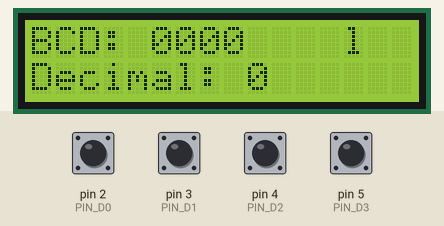
Simulated run of this sketch. Board: Arduino Uno, built with avr-gcc and run on an emulated ATmega328P. Parts: 16×2 character LCD. Inputs (shaded band) come from the test bench; at power-on: pin 2 (PIN_D0), pin 3 (PIN_D1), pin 4 (PIN_D2), pin 5 (PIN_D3) HIGH. What the sketch prints to the serial monitor is not drawn.

Above: at 3.3 s.
3.4 s: pin 2 (PIN_D0) pulled LOW for 0.15 s
At 3.62 s:
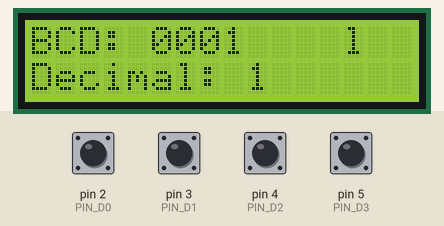
5.1 s: pin 3 (PIN_D1) pulled LOW for 0.15 s
At 5.28 s:
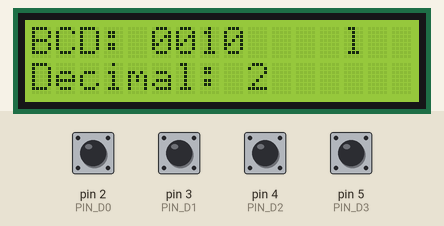
6.8 s: pin 4 (PIN_D2) pulled LOW for 0.15 s
At 6.95 s:
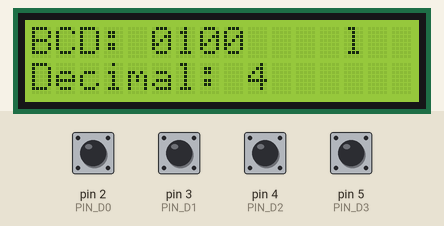
8.5 s: pin 5 (PIN_D3) pulled LOW for 0.15 s
At 8.62 s:
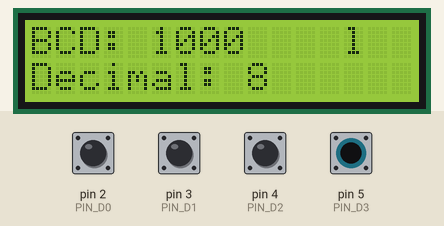
10.1 s: pin 3 (PIN_D1) driven LOW and pin 5 (PIN_D3) driven LOW
At 10.9 s:
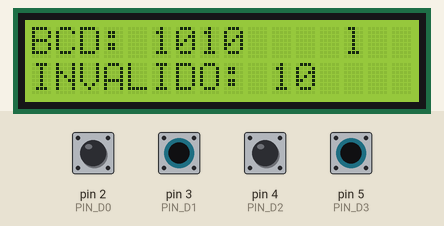
11.7 s: pin 2 (PIN_D0) pulled LOW for 1 s
At 12.4 s:
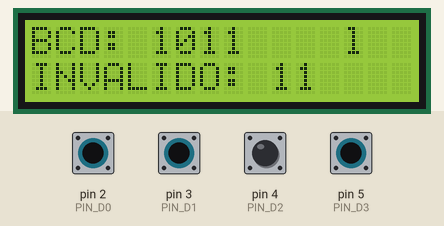
Timing chart, 0 to 14.7 s (numbered marks = the images above; inputs shaded):
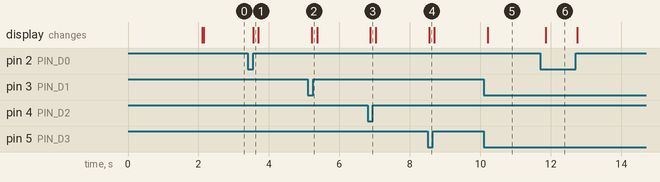

Measured:
- after the input at 3.4 s, the display: changes after 0.15 s (image 1)
- after the input at 5.1 s, the display: changes after 0.11 s (image 2)
- after the input at 6.8 s, the display: changes after 0.08 s (image 3)
- after the input at 8.5 s, the display: changes after 0.05 s (image 4)
- after the input at 10.1 s, the display: changes after 0.11 s (image 5)
- after the input at 11.7 s, the display: changes after 0.15 s (image 6)

The sketch:

bcdisplay.ino
```cpp
#include <Wire.h>
#include <LiquidCrystal_I2C.h>

LiquidCrystal_I2C lcd(0x27, 16, 2);

const int PIN_D0 = 2;
const int PIN_D1 = 3;
const int PIN_D2 = 4;
const int PIN_D3 = 5;

int ultimoBCD = -1;

int leerPinConDebounce(int pin, int lecturas = 3) {
  int suma = 0;
  for (int i = 0; i < lecturas; i++) {
    suma += digitalRead(pin);
    delay(2);
  }
  return (suma >= lecturas / 2) ? HIGH : LOW;
}

void setup() {
  pinMode(PIN_D0, INPUT_PULLUP);
  pinMode(PIN_D1, INPUT_PULLUP);
  pinMode(PIN_D2, INPUT_PULLUP);
  pinMode(PIN_D3, INPUT_PULLUP);

  lcd.init();
  lcd.backlight();

  lcd.setCursor(0, 0);
  lcd.print("BCD -> Decimal");
  lcd.setCursor(0, 1);
  lcd.print("Esperando...");

  delay(2000);

  lcd.setCursor(0, 1);
  lcd.print("                ");
  lcd.setCursor(0, 1);

  Serial.begin(9600);
}

void loop() {
  int bit0 = !leerPinConDebounce(PIN_D0);
  int bit1 = !leerPinConDebounce(PIN_D1);
  int bit2 = !leerPinConDebounce(PIN_D2);
  int bit3 = !leerPinConDebounce(PIN_D3);

  int codigoBCD = (bit3 << 3) | (bit2 << 2) | (bit1 << 1) | bit0;
  int valorDecimal = (bit3 * 8) + (bit2 * 4) + (bit1 * 2) + (bit0 * 1);

  if (codigoBCD != ultimoBCD) {

    lcd.setCursor(0, 0);
    lcd.print("BCD: ");
    lcd.print(bit3); lcd.print(bit2);
    lcd.print(bit1); lcd.print(bit0);
    lcd.print("    ");

    lcd.setCursor(0, 1);
    if (valorDecimal <= 9) {
      lcd.print("Decimal: ");
      lcd.print(valorDecimal);
      lcd.print("   ");
    } else {
      lcd.print("INVALIDO: ");
      lcd.print(valorDecimal);
      lcd.print(" ");
    }

    ultimoBCD = codigoBCD;

    Serial.print("BCD: ");
    Serial.print(bit3); Serial.print(bit2);
    Serial.print(bit1); Serial.print(bit0);
    Serial.print(" = ");
    Serial.println(valorDecimal <= 9 ? String(valorDecimal) : "INVALIDO");
  }

  delay(100);
}
```
